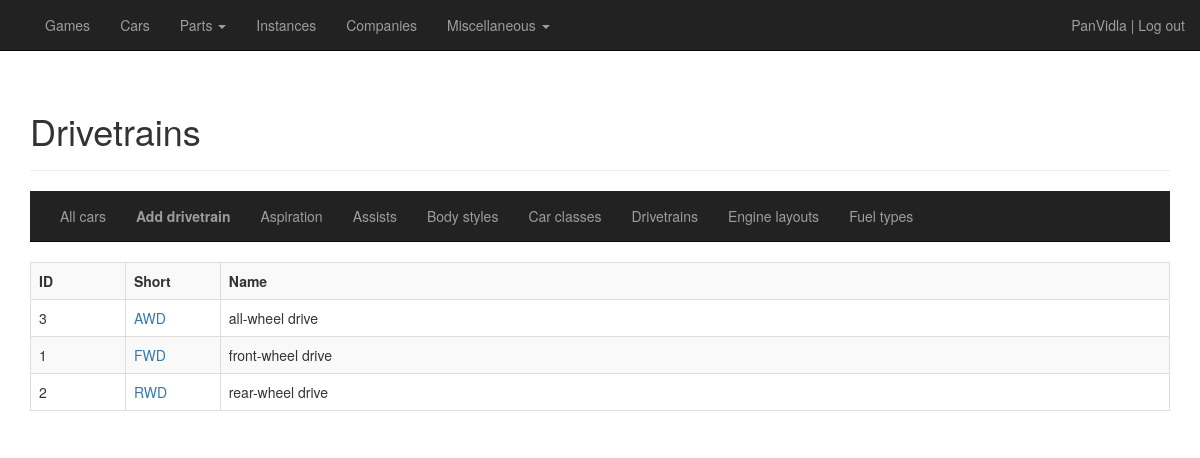
The page /cars/drivetrains/all (signed in) on the database its author committed.
### general/models/user.py (models this page shows, shortened)
class User(UserMixin, database.Model):
    __tablename__ = "users"
    id = database.Column(database.Integer, primary_key=True)
    username = database.Column(database.Unicode, nullable=False, unique=True)
    password_hash = database.Column(database.Unicode)
    current_instance = database.Column(database.Integer, default=0, nullable=False)

### general/models/car.py (models this page shows)
class Drivetrain(database.Model):
    __tablename__ = "drivetrains"
    id = database.Column(database.Integer, primary_key=True)
    name_full = database.Column(database.Unicode, index=True, nullable=False)
    name_short = database.Column(database.Unicode, index=True, nullable=False)
    cars = database.relationship('Car', backref='drivetrain', lazy='dynamic')
    instances = database.relationship('Instance', backref='drivetrain', lazy='dynamic')

### general/routes_cars.py (the view)
@cardb.route("/cars/drivetrains", methods=['GET'])
@cardb.route("/cars/drivetrains/all", methods=['GET'])
def overview_drivetrains():
    drivetrains = Drivetrain.query.order_by(Drivetrain.name_full.asc()).all()
    return render_template("cars_overview_drivetrains.html",
                           title="Drivetrains",
                           heading="Drivetrains",
                           drivetrains=drivetrains,
                           viewing="drivetrains")

### general/models/user.py (called while the page is built)
@login.user_loader
def load_user(id):
    return User.query.get(int(id))

### general/templates/cars_overview_drivetrains.html
{% extends "cars_base.html" %}
{% block cars_content %}
    <div>
        <table class="table table-hover table-bordered table-striped">
            {% if drivetrains == [] %}
            <tr>
                <td class="col-sm-12 text-center"><b>There are no drivetrains in the database.</b></td>
            </tr>
            {% else %}
            <tr>
                <td class="col-sm-1"><strong>ID</strong></td>
                <td class="col-sm-1"><strong>Short</strong></td>
                <td class="col-sm-10"><strong>Name</strong></td>
            </tr>
                {% for drivetrain in drivetrains %}
            <tr>
                <td class="col-sm-1">{{ drivetrain.id }}</td>
                <td class="col-sm-1"><a href="{{ url_for('detail_drivetrain', id=drivetrain.id) }}">{{ drivetrain.name_short }}</a></td>
                <td class="col-sm-10">{{ drivetrain.name_full }}</td>
            </tr>
                {% endfor %}
            {% endif %}
        </table>
    </div>
{% endblock %}

### general/templates/base.html (shortened to what this page needs)
{% extends "bootstrap/base.html" %}
{% block styles %}
    {{super()}}
    <link href="{{ url_for('static', filename='css/car-database.css') }}" rel="stylesheet">
{% endblock %}
{% block navbar %}
    <nav class="navbar navbar-inverse navbar-static-top">
        <div class="container">
            <div class="collapse navbar-collapse" id="bs-example-navbar-collapse-1">
                <ul class="nav navbar-nav">
                    <li><a class="hover-underline-animation" href="{{ url_for('overview_games') }}">Games</a></li>
                    <li><a class="hover-underline-animation" href="{{ url_for('overview_cars') }}">Cars</a></li>
                    <li class="dropdown">
                        <a href="#" class="dropdown-toggle" data-toggle="dropdown">Parts <b class="caret"></b></a>
                    </li>
                    <li><a class="hover-underline-animation" href="{{ url_for('overview_instances') }}">Instances</a></li>
                    <li><a class="hover-underline-animation" href="{{ url_for('overview_companies') }}">Companies</a></li>
                    <li class="dropdown">
                        <a href="#" class="dropdown-toggle" data-toggle="dropdown">Miscellaneous <b class="caret"></b></a>
                    </li>
                </ul>
                <p class="navbar-text navbar-right">{% if current_user.is_anonymous %}<a href="{{ url_for('login') }}" class="navbar-link">Log in</a>{% else %}{{ current_user.username }} | <a href="{{ url_for('logout') }}" class="navbar-link">Log out</a>{% endif %}</p>
            </div>
        </div>
    </nav>
{% endblock %}
{% block content %}
    <div class="container">
        {% block cardb_content %}
        {% endblock %}
    </div>
{% endblock %}

### general/static/css/car-database.css (style rules this page uses)
.hover-underline-animation { display: inline-block; position: relative; color: white; }
.hover-underline-animation::after { content: ''; position: absolute; width: 100%; transform: scaleX(0); height: 2px; bottom: 0; left: 0; background-color: white; transform-origin: bottom right; transition: transform 0.25s ease-out; }

### rows shown on the page
User: username "PanVidla"
Drivetrain: id "3", name_short "AWD", name_full "all-wheel drive"
Drivetrain: id "1", name_short "FWD", name_full "front-wheel drive"
Drivetrain: id "2", name_short "RWD", name_full "rear-wheel drive"

### other values the page prints
{{ heading }} "Drivetrains"
